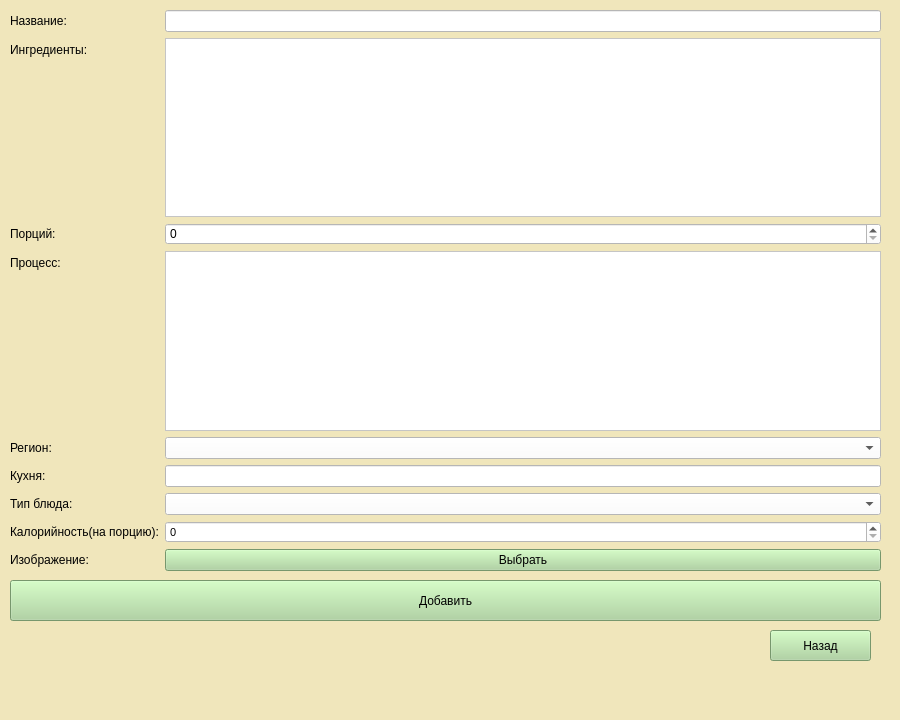
<?xml version="1.0" encoding="UTF-8"?>
<ui version="4.0">
 <class>MainWindow</class>
 <widget class="QMainWindow" name="MainWindow">
  <property name="geometry">
   <rect>
    <x>0</x>
    <y>0</y>
    <width>900</width>
    <height>720</height>
   </rect>
  </property>
  <property name="windowTitle">
   <string>Добавление рецепта</string>
  </property>
  <property name="styleSheet">
   <string notr="true">background-color: rgb(240, 230, 187);</string>
  </property>
  <widget class="QWidget" name="centralwidget">
   <widget class="QWidget" name="layoutWidget">
    <property name="geometry">
     <rect>
      <x>10</x>
      <y>10</y>
      <width>871</width>
      <height>561</height>
     </rect>
    </property>
    <layout class="QFormLayout" name="formLayout">
     <item row="2" column="0">
      <widget class="QLabel" name="label">
       <property name="font">
        <font>
         <family>Yu Gothic UI</family>
         <pointsize>9</pointsize>
        </font>
       </property>
       <property name="text">
        <string>Ингредиенты:</string>
       </property>
      </widget>
     </item>
     <item row="3" column="0">
      <widget class="QLabel" name="label_3">
       <property name="font">
        <font>
         <family>Yu Gothic UI</family>
         <pointsize>9</pointsize>
        </font>
       </property>
       <property name="text">
        <string>Порций:</string>
       </property>
      </widget>
     </item>
     <item row="3" column="1">
      <widget class="QSpinBox" name="portionBox">
       <property name="font">
        <font>
         <family>Yu Gothic UI</family>
        </font>
       </property>
       <property name="styleSheet">
        <string notr="true">background-color: rgb(255, 255, 255);</string>
       </property>
      </widget>
     </item>
     <item row="4" column="0">
      <widget class="QLabel" name="label_2">
       <property name="font">
        <font>
         <family>Yu Gothic UI</family>
         <pointsize>9</pointsize>
        </font>
       </property>
       <property name="text">
        <string>Процесс:</string>
       </property>
      </widget>
     </item>
     <item row="4" column="1">
      <widget class="QTextEdit" name="textProcess">
       <property name="font">
        <font>
         <family>Yu Gothic UI</family>
        </font>
       </property>
       <property name="styleSheet">
        <string notr="true">background-color: rgb(255, 255, 255);</string>
       </property>
      </widget>
     </item>
     <item row="12" column="0">
      <widget class="QLabel" name="label_8">
       <property name="font">
        <font>
         <family>Yu Gothic UI</family>
         <pointsize>9</pointsize>
        </font>
       </property>
       <property name="text">
        <string>Изображение:</string>
       </property>
      </widget>
     </item>
     <item row="11" column="0">
      <widget class="QLabel" name="label_4">
       <property name="font">
        <font>
         <family>Yu Gothic UI</family>
         <pointsize>9</pointsize>
        </font>
       </property>
       <property name="text">
        <string>Калорийность(на порцию):</string>
       </property>
      </widget>
     </item>
     <item row="10" column="0">
      <widget class="QLabel" name="label_7">
       <property name="font">
        <font>
         <family>Yu Gothic UI</family>
         <pointsize>9</pointsize>
        </font>
       </property>
       <property name="text">
        <string>Тип блюда:</string>
       </property>
      </widget>
     </item>
     <item row="10" column="1">
      <widget class="QComboBox" name="typeBox">
       <property name="font">
        <font>
         <family>Yu Gothic UI</family>
        </font>
       </property>
       <property name="styleSheet">
        <string notr="true">background-color: rgb(255, 255, 255);</string>
       </property>
      </widget>
     </item>
     <item row="9" column="0">
      <widget class="QLabel" name="label_5">
       <property name="font">
        <font>
         <family>Yu Gothic UI</family>
         <pointsize>9</pointsize>
        </font>
       </property>
       <property name="text">
        <string>Кухня:</string>
       </property>
      </widget>
     </item>
     <item row="9" column="1">
      <widget class="QLineEdit" name="kitchenLine">
       <property name="styleSheet">
        <string notr="true">background-color: rgb(255, 255, 255);</string>
       </property>
      </widget>
     </item>
     <item row="8" column="0">
      <widget class="QLabel" name="label_6">
       <property name="font">
        <font>
         <family>Yu Gothic UI</family>
         <pointsize>9</pointsize>
        </font>
       </property>
       <property name="text">
        <string>Регион:</string>
       </property>
      </widget>
     </item>
     <item row="8" column="1">
      <widget class="QComboBox" name="regionBox">
       <property name="font">
        <font>
         <family>Yu Gothic UI</family>
        </font>
       </property>
       <property name="styleSheet">
        <string notr="true">background-color: rgb(255, 255, 255);</string>
       </property>
      </widget>
     </item>
     <item row="1" column="0">
      <widget class="QLabel" name="label_9">
       <property name="font">
        <font>
         <family>Yu Gothic UI</family>
         <pointsize>9</pointsize>
        </font>
       </property>
       <property name="text">
        <string>Название:</string>
       </property>
      </widget>
     </item>
     <item row="1" column="1">
      <widget class="QLineEdit" name="nameLine">
       <property name="styleSheet">
        <string notr="true">background-color: rgb(255, 255, 255);</string>
       </property>
      </widget>
     </item>
     <item row="12" column="1">
      <widget class="QPushButton" name="pictureBtn">
       <property name="font">
        <font>
         <family>Yu Gothic UI</family>
         <pointsize>9</pointsize>
        </font>
       </property>
       <property name="styleSheet">
        <string notr="true">background-color: rgb(167, 211, 152);</string>
       </property>
       <property name="text">
        <string>Выбрать</string>
       </property>
      </widget>
     </item>
     <item row="11" column="1">
      <widget class="QSpinBox" name="caloriesBox">
       <property name="font">
        <font>
         <family>Yu Gothic UI</family>
         <pointsize>8</pointsize>
        </font>
       </property>
       <property name="styleSheet">
        <string notr="true">background-color: rgb(255, 255, 255);</string>
       </property>
       <property name="minimum">
        <number>0</number>
       </property>
       <property name="maximum">
        <number>999999999</number>
       </property>
      </widget>
     </item>
     <item row="2" column="1">
      <widget class="QTableWidget" name="tableIngr">
       <property name="styleSheet">
        <string notr="true">background-color: rgb(255, 255, 255);</string>
       </property>
      </widget>
     </item>
    </layout>
   </widget>
   <widget class="QPushButton" name="addBtn">
    <property name="geometry">
     <rect>
      <x>10</x>
      <y>580</y>
      <width>871</width>
      <height>41</height>
     </rect>
    </property>
    <property name="font">
     <font>
      <family>Yu Gothic UI</family>
      <pointsize>9</pointsize>
     </font>
    </property>
    <property name="styleSheet">
     <string notr="true">background-color: rgb(167, 211, 152);</string>
    </property>
    <property name="text">
     <string>Добавить</string>
    </property>
   </widget>
   <widget class="QPushButton" name="backBtn">
    <property name="geometry">
     <rect>
      <x>770</x>
      <y>630</y>
      <width>101</width>
      <height>31</height>
     </rect>
    </property>
    <property name="font">
     <font>
      <family>Yu Gothic UI</family>
      <pointsize>9</pointsize>
     </font>
    </property>
    <property name="styleSheet">
     <string notr="true">background-color: rgb(167, 211, 152);</string>
    </property>
    <property name="text">
     <string>Назад</string>
    </property>
   </widget>
  </widget>
  <widget class="QMenuBar" name="menubar">
   <property name="geometry">
    <rect>
     <x>0</x>
     <y>0</y>
     <width>900</width>
     <height>26</height>
    </rect>
   </property>
  </widget>
  <widget class="QStatusBar" name="statusbar"/>
 </widget>
 <resources/>
 <connections/>
</ui>
